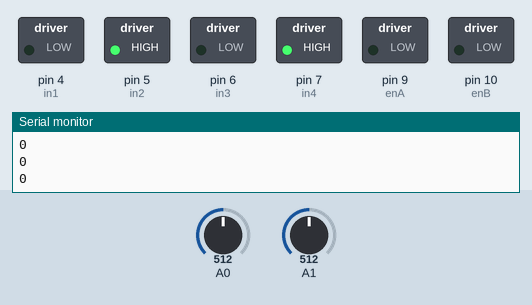
Simulated run of this sketch. Board: Arduino Uno, built with avr-gcc and run on an emulated ATmega328P. Shown: switched loads named in the sketch (green lamp = pin HIGH), the last lines printed to the serial monitor. Inputs (shaded band) come from the test bench; at power-on: A0 = 512, A1 = 512.

Above: at 1.2 s.
1.3 s: A0 set to 716
At 1.6 s:
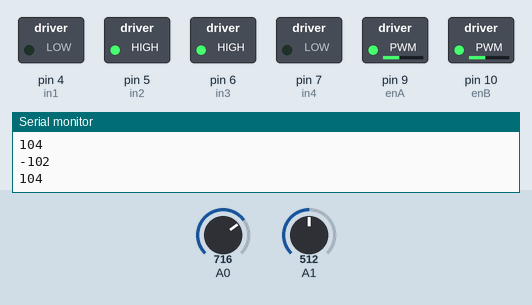
2.8 s: A1 set to 716
At 3.8 s:
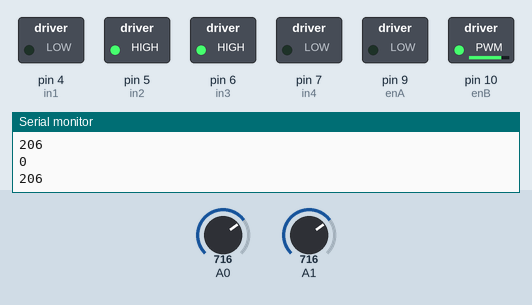
4.3 s: A0 set to 900
At 4.9 s:
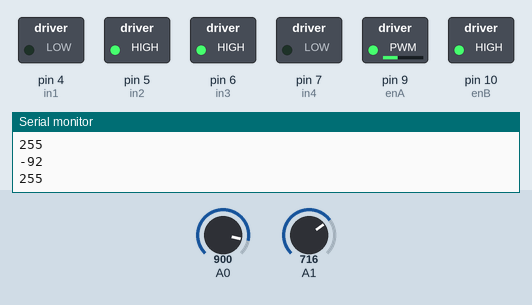
5.8 s: A1 set to 511
At 6.4 s:
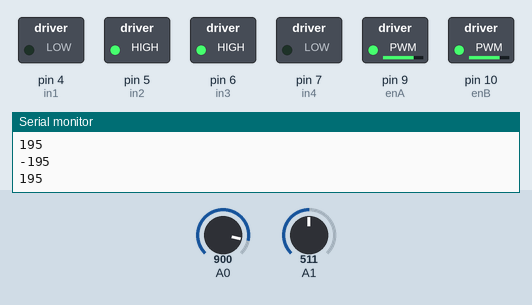
7.3 s: A1 set to 306
At 8.5 s:
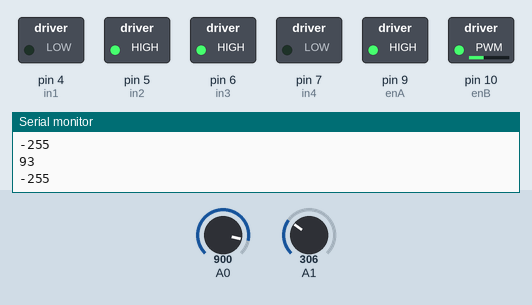
8.8 s: A0 set to 1023
At 9.7 s:
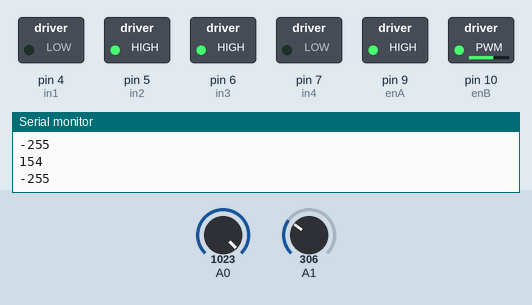
Timing chart, 0 to 11.3 s (numbered marks = the images above; inputs shaded):
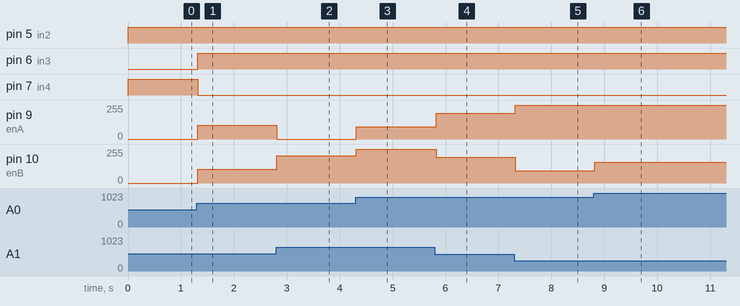

Measured:
- after the input at 1.3 s, pin 6 (in3): LOW → HIGH at once; pin 7 (in4): HIGH → LOW at once; pin 9 (enA): 0/255 → 102/255 at once; pin 10 (enB): 0/255 → 104/255 at once
- after the input at 2.8 s, pin 9 (enA): 102/255 → 0/255 at once; pin 10 (enB): 104/255 → 206/255 at once
- after the input at 4.3 s, pin 9 (enA): 0/255 → 92/255 at once; pin 10 (enB): 206/255 → 255/255 at once
- after the input at 5.8 s, pin 9 (enA): 92/255 → 195/255 at once; pin 10 (enB): 255/255 → 195/255 at once
- after the input at 7.3 s, pin 9 (enA): 195/255 → 255/255 at once; pin 10 (enB): 195/255 → 93/255 at once
- after the input at 8.8 s, pin 10 (enB): 93/255 → 154/255 at once

The sketch:

joystickControl.ino
```cpp
/*
  ME 350R: First Build
*/

#define enA 9
#define in1 4
#define in2 5
#define enB 10
#define in3 6
#define in4 7


int xAxis, yAxis, xMapped, yMapped, rightVelocity, leftVelocity;


void wheelControl(int rightVelocity, int leftVelocity) {

  int rightDir, leftDir, rightSpeed, leftSpeed;

  rightDir = (rightVelocity > 0) ? HIGH : LOW;
  leftDir = (leftVelocity > 0) ? HIGH : LOW;

  rightSpeed = abs(rightVelocity);
  leftSpeed = abs(leftVelocity);

  digitalWrite(in1, rightDir);
  digitalWrite(in2, 1 - rightDir);
  digitalWrite(in3, leftDir);
  digitalWrite(in4, 1 - leftDir);
  analogWrite(enA, rightSpeed);
  analogWrite(enB, leftSpeed);
}

int sign(int x) {
    return (x > 0) - (x < 0);
}


void setup() {
	Serial.begin(9600);

  pinMode(enA, OUTPUT);
  pinMode(in1, OUTPUT);
  pinMode(in2, OUTPUT);
  pinMode(enB, OUTPUT);
  pinMode(in3, OUTPUT);
  pinMode(in4, OUTPUT);
}


void loop() {
  xAxis = analogRead(A0)/2 - 255; // Read Joysticks X-axis.
  yAxis = analogRead(A1)/2 - 255; // Read Joysticks Y-axis.

  rightVelocity = (abs(yAxis - xAxis) < 255) ? yAxis - xAxis : sign(yMapped - xAxis)*255;
  leftVelocity = (abs(yAxis + xAxis) < 255) ? yAxis + xAxis : sign(yMapped + xAxis)*255;

  rightVelocity = abs(rightVelocity) < 16 ? 0 : rightVelocity;
  leftVelocity = abs(leftVelocity) < 16 ? 0 : leftVelocity;

  Serial.println(rightVelocity);
  Serial.println(leftVelocity);

  wheelControl(rightVelocity, leftVelocity);
}
```
